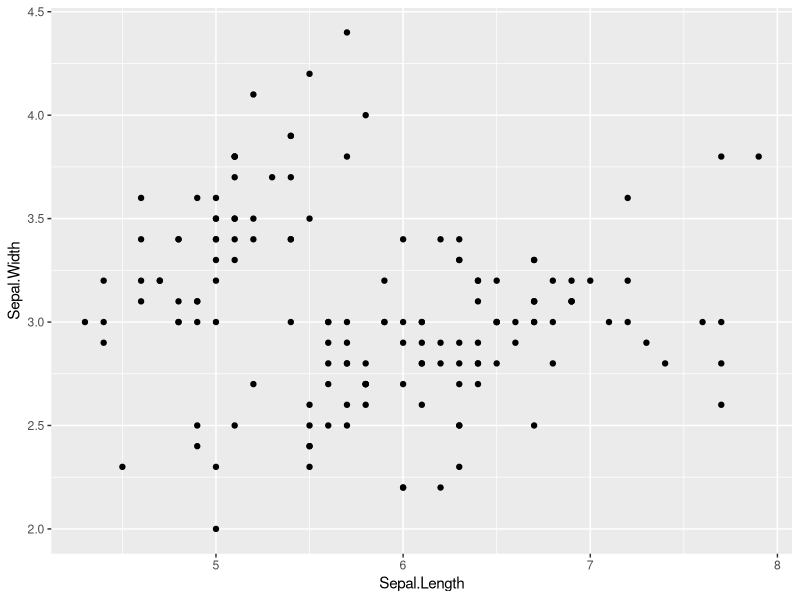
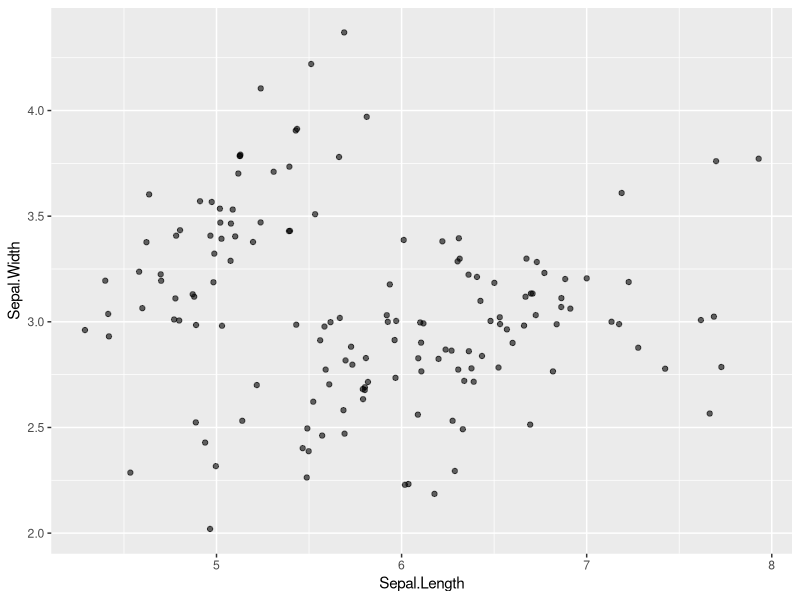
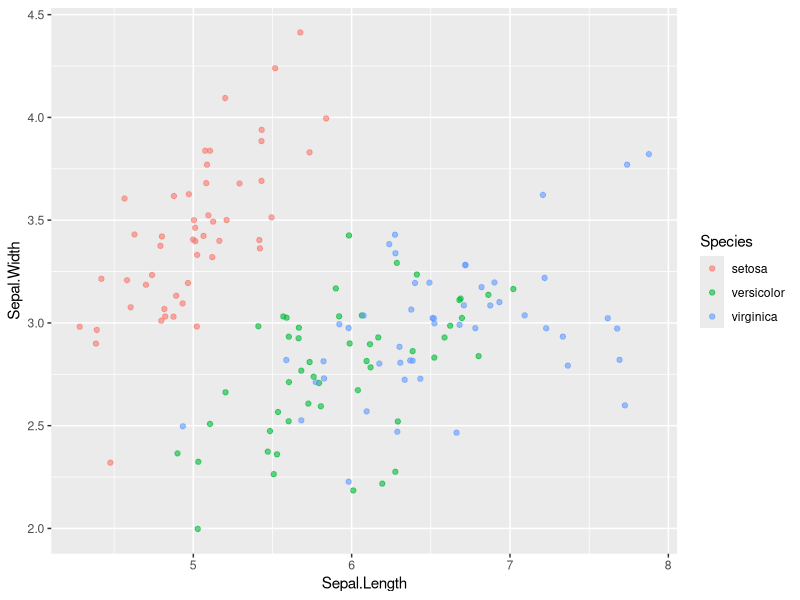
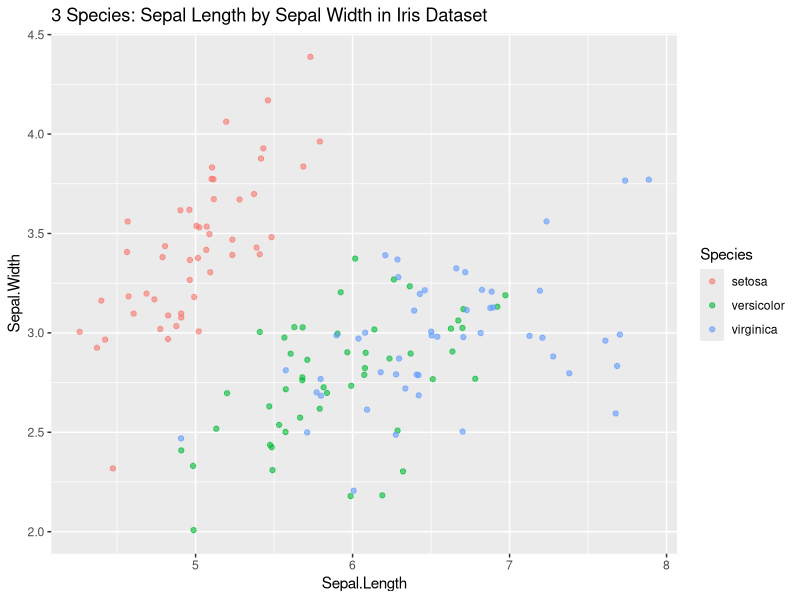
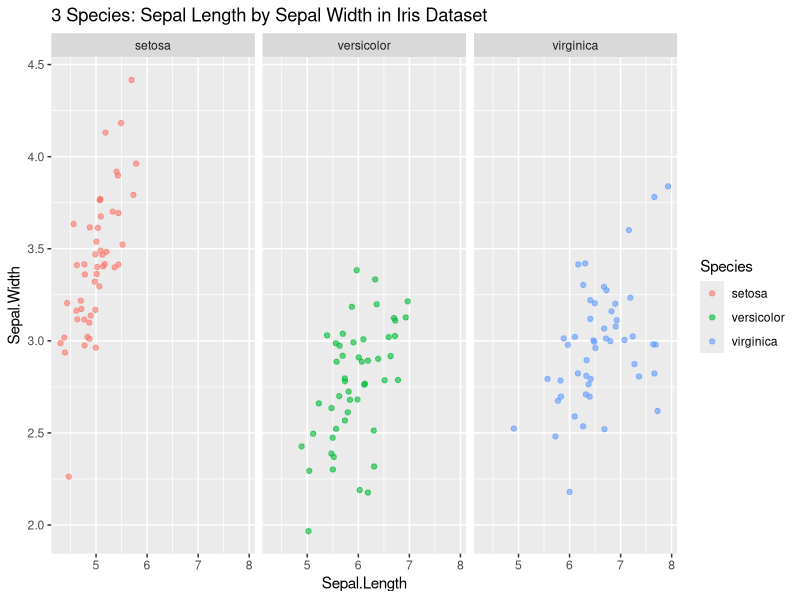
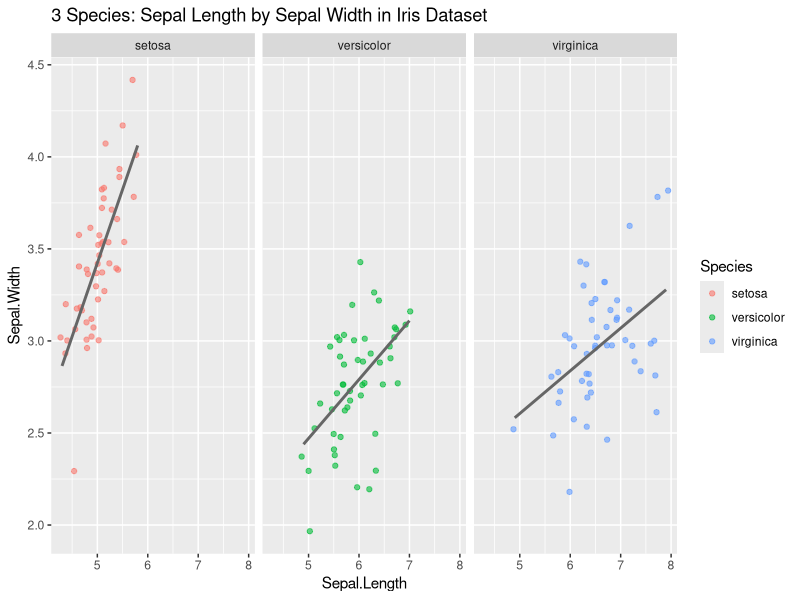
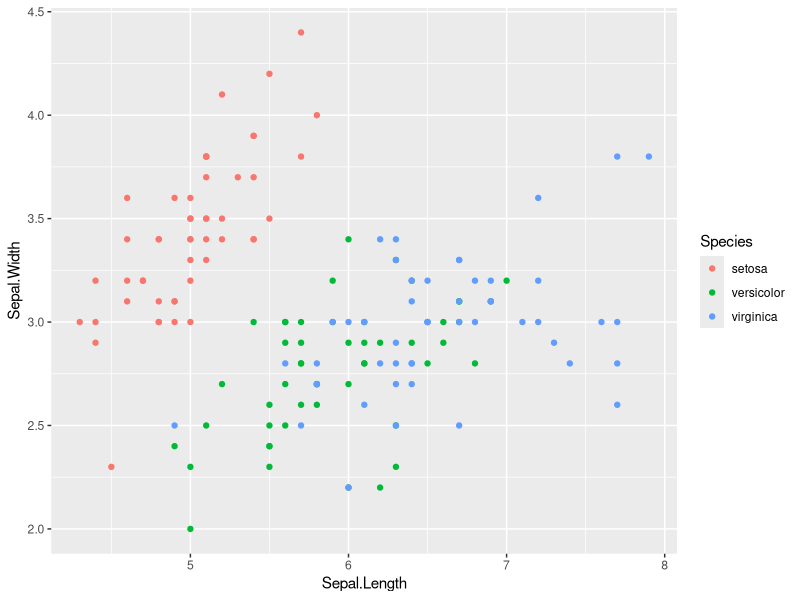
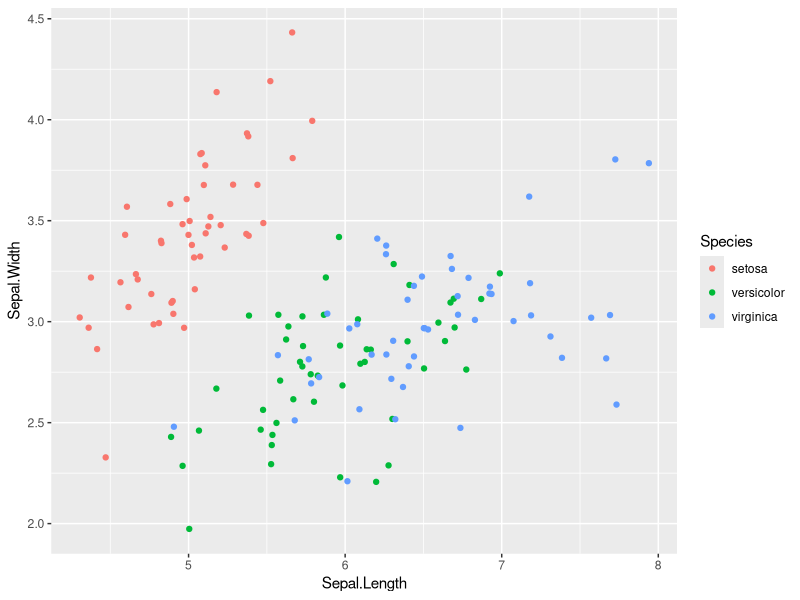

Recreate these plots in R, in order.
install.packages("ggthemes")

library(ggthemes)
library(tidyverse)
library(dplyr)
library(lubridate)

# ---- Flowers Visualization ----

?iris
# Edgar Anderson's Iris Data

# Load data and inspect it
data(iris)
summary(iris)
glimpse(iris)

# Check formatting
head(iris)

# Look for null variables
sum(is.na(iris))
# the sum of null variables is none :D

# Create a plot graph of width over length
ggplot(iris, aes(x=Sepal.Length, y=Sepal.Width)) +
  geom_point()

# Change the geometry form a point to jitter and set transparency to 60%
ggplot(iris, aes(x=Sepal.Length, y=Sepal.Width)) +
  geom_jitter(alpha=.6)
# You can see where clusters are darker more points are layered over each other. You can also guess that the cluster at the top left may be one particular species.

# Add color variable to species
ggplot(iris, aes(x=Sepal.Length, y=Sepal.Width, color=Species)) +
  geom_jitter(alpha=.6)

# Add title to plot graph
ggplot(iris, aes(x=Sepal.Length, y=Sepal.Width, color=Species)) +
  geom_jitter(alpha=.6) +
  labs(title = "3 Species: Sepal Length by Sepal Width in Iris Dataset")

# Faceting is breaking something into small multiples
# Facet this grid by the variable Species
ggplot(iris, aes(x=Sepal.Length, y=Sepal.Width, color=Species)) +
  geom_jitter(alpha=.6) +
  facet_grid(.~Species) +
  labs(title = "3 Species: Sepal Length by Sepal Width in Iris Dataset")

# Look for an overall trend or line of best fit, use stat
# The method is linear, standard error is false and the color is red (or Hex code)
ggplot(iris, aes(x=Sepal.Length, y=Sepal.Width, color=Species)) +
  geom_jitter(alpha=.6) +
  facet_grid(.~Species) +
  stat_smooth(method="lm", se=FALSE, col="#666666") +
  labs(title = "3 Species: Sepal Length by Sepal Width in Iris Dataset")

# Create an object that you can use to adjust geometrics and colors
iris_plot <- ggplot(iris, aes(x=Sepal.Length, y=Sepal.Width, color=Species))

# Every visualization needs a dataset, aesthetic and geometrics
# We are saving the dataset and aesthetic to an object to reuse with different geometrics

iris_plot + geom_point()
iris_plot + geom_jitter()
iris_plot + geom_line()

# Make jitter consistant across all plots
posn <- position_jitter(width = 0.1)
iris_plot + geom_point(position = posn)


# Find the midpoint for each species to show an average sepal
# Create a function that calculates this value for each species
iris_summary <- aggregate(iris[1:4], list(iris$Species), mean)
names(iris_summary)[1] <- "Species"
iris_summary

# add these values to plot by creating a chart within a chart
iris_plot + geom_point(position = posn) +
  geom_point(data=iris_summary, shape=21, size=5, fill="#00000080")

# add line to show average
iris_plot + geom_point(position = posn) +
  geom_vline(data=iris_summary, aes(xintercept=Sepal.Length))

# add y axis 
iris_plot + geom_point(position =posn, alpha=.6) +
  geom_vline(data = iris_summary, aes(xintercept = Sepal.Length)) +
  geom_hline(data = iris_summary, aes(yintercept = Sepal.Width)) +
  facet_grid(.~Species)

# adjust linetypes
iris_plot + geom_point(position =posn, alpha=.6) +
  geom_vline(data = iris_summary,linetype = 2, aes(xintercept = Sepal.Length)) +
  geom_hline(data = iris_summary, linetype = 3, aes(yintercept = Sepal.Width)) +
  facet_grid(.~Species)

# Begin Final Visualization
# limits set the range of values on axis, breaks say when to begin and ends with the value of breaks, expand keeps points from going off of map
iris_plot +
  geom_point(position = posn, alpha = 0.5) +
  facet_grid(.~Species) +
  stat_smooth(method = "lm", se= FALSE, col = "#999999") +
  scale_y_continuous("Sepal Width (cm)",
                     limits = c(1,5),
                     expand = c(0,0)) +
  scale_x_continuous("Sepal length (cm)",
                     limits = c(4,8),
                     breaks = seq(2, 8, 2),
                     expand = c(0,0)) +
  coord_equal() +
  labs(title = "3 Species from Iris Dataset: Sepal Length by Sepal Width (cm)")

# Add theme
iris_plot +
  geom_point(position = posn, alpha = 0.5) +
  facet_grid(.~Species) +
  stat_smooth(method = "lm", se= FALSE, col = "#999999") +
  scale_y_continuous("Sepal Width (cm)",
                     limits = c(1,5),
                     expand = c(0,0)) +
  scale_x_continuous("Sepal length (cm)",
                     limits = c(4,8),
                     breaks = seq(2, 8, 2),
                     expand = c(0,0)) +
  coord_equal() +
  labs(title = "3 Species from Iris Dataset: Sepal Length by Sepal Width (cm)") +
  theme(panel.background = element_blank(),
        plot.background = element_blank(),
        legend.background = element_blank(),
        legend.key = element_blank(),
        strip.background = element_blank(),
        axis.text = element_text(colour = "black"),
        axis.ticks = element_line(colour = "black"),
        panel.grid.major = element_blank(),
        panel.grid.minor = element_blank(),
        axis.line = element_line(colour = "black"),
        strip.text = element_blank(),
        panel.spacing = unit(1, "lines")
  )

iris_theme <- theme(panel.background = element_blank(),
                    plot.background = element_blank(),
                    legend.background = element_blank(),
                    legend.key = element_blank(),
                    strip.background = element_blank(),
                    axis.text = element_text(colour = "black"),
                    axis.ticks = element_line(colour = "black"),
                    panel.grid.major = element_blank(),
                    panel.grid.minor = element_blank(),
                    axis.line = element_line(colour = "black"),
                    strip.text = element_blank(),
                    panel.spacing = unit(1, "lines")
)

iris_plot + 
  geom_point(position=posn) + 
  labs(title = "3 Species from Iris Dataset: Sepal Length by Sepal Width (cm)") +
  iris_theme

??ggthemes

iris_plot + 
  geom_jitter() + 
  theme_tufte()




